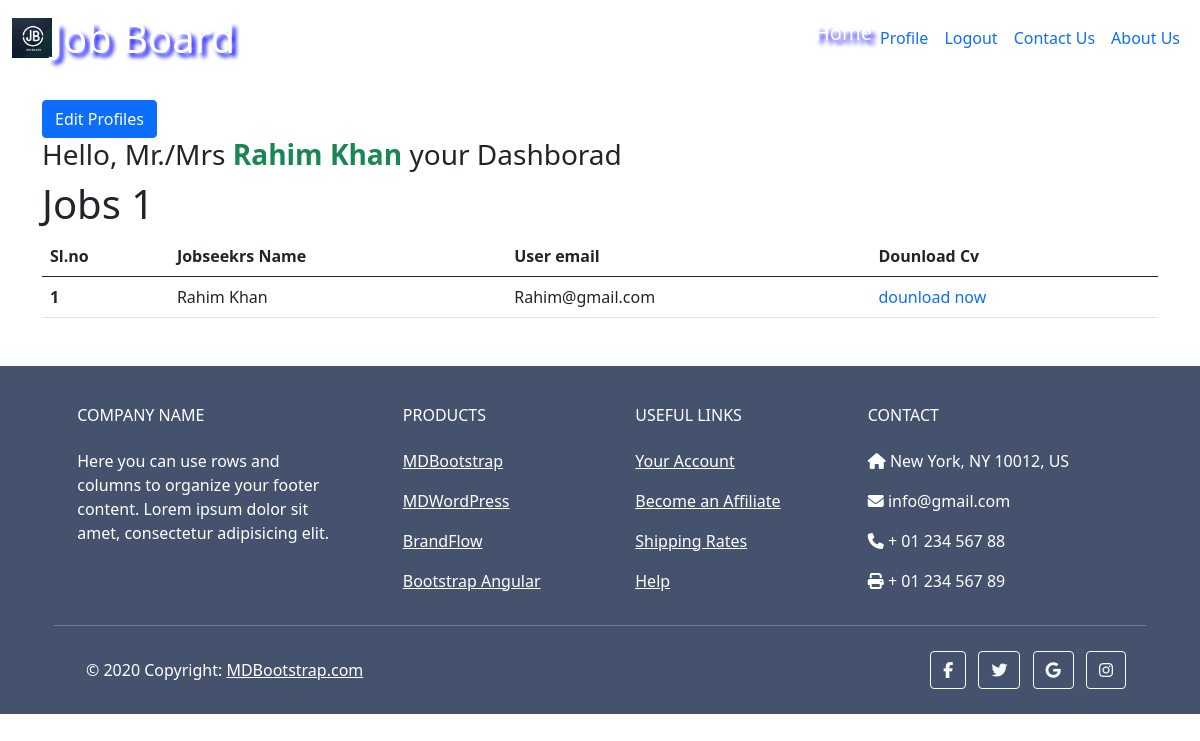
/auth/profile/ (signed in), run on an earlier commit of the app's database.
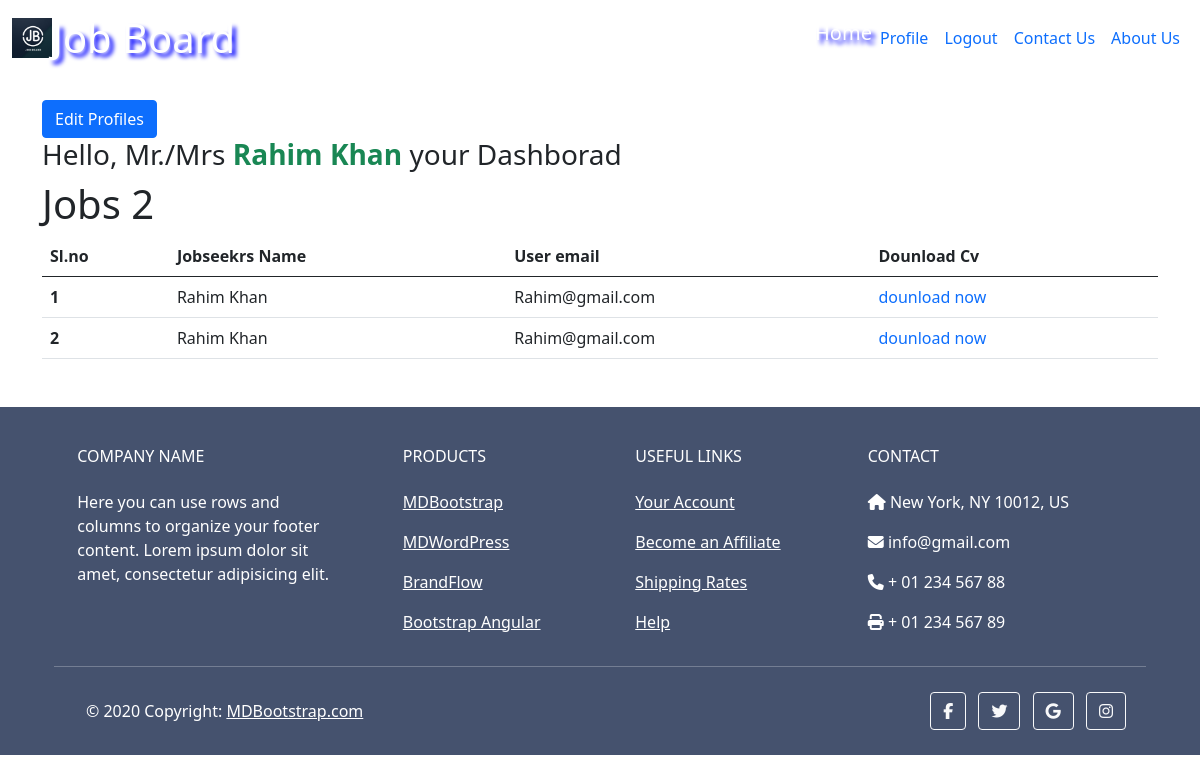
And on a later commit of the database.
### job_app/models.py (models this page shows, shortened)
class Job_seeker(models.Model):
    Cv=models.ImageField(upload_to='cv', blank=True, null=True)
    employee=models.ForeignKey(EmployeeModel,on_delete= models.CASCADE)
    user=models.ForeignKey(User,on_delete= models.CASCADE)

### auth_app/views.py (the view)
# urls.py: path('profile/', UserProfileView.as_view(), name = 'profile'),
@method_decorator(login_required, name='dispatch')
class UserProfileView(View):
    def get(self,request):
        jobs = Job_seeker.objects.filter(user=request.user)
        employees = Job_seeker.objects.all()
        return render(request, 'auth_app/profile.html', {'jobs':jobs,'employees':employees})

### auth_app/templates/auth_app/profile.html (shortened to what this page needs)
{% extends "base.html" %}
{% block content %}
<div class="container ">
  <div class="">
    <a href="{% url "edit_profile" request.user.id %}">
      <button class="btn btn-primary mt-4">Edit Profiles</button>
    </a>
  </div>
  <div>
    <h3 class="text-start">Hello, Mr./Mrs <strong class="text-success">{{request.user.first_name}}
        {{request.user.last_name}}</strong> your Dashborad</h3>
{% if not request.user.is_superuser%}
{% if jobs|length > 0 %}
<table class="table table-hover p-3 mb-5 mr-5">
  <thead>
    <tr>
      <th scope="col">Sl.no</th>
      <th scope="col">Jobseekrs Name</th>
      <th scope="col">User email</th>
      <th scope="col">Dounload Cv</th>
    </tr>
  </thead>
  <tbody>
    <h1>Jobs {{jobs|length}}</h1>
    {% for job in jobs %}
    <tr>
      <th scope="row">{{ forloop.counter }}</th>
      <td>{{job.user.first_name}} {{job.user.last_name}}</td>
      <td>{{job.user.email}}</td>
      <td>
        <a class="text-decoration-none" href="{{ job.Cv.url }}" download>
          dounload now
        </a>
      </td>
    </tr>
    {% endfor %}
  </tbody>
</table>
{% else %}
<p class="text-danger">You haven't Apply any Job-seekes yet.</p>
{% endif %}
{% endif %}
  </div>
</div>
{% endblock content %}

What changed in the data, as far as the page shows it:
added Job_seeker: user.first_name "Rahim", user.last_name "Khan", user.email "Rahim@gmail.com"
Also different on the page:
{{ jobs|length }}: "1" → "2"
